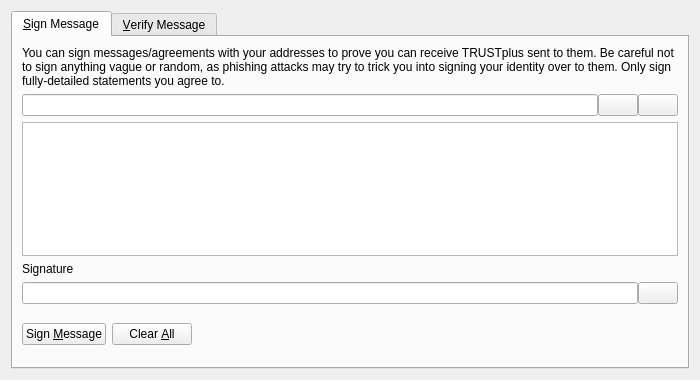
<?xml version="1.0" encoding="UTF-8"?>
<ui version="4.0">
 <class>SignVerifyMessageDialog</class>
 <widget class="QDialog" name="SignVerifyMessageDialog">
  <property name="geometry">
   <rect>
    <x>0</x>
    <y>0</y>
    <width>700</width>
    <height>380</height>
   </rect>
  </property>
  <property name="windowTitle">
   <string>Signatures - Sign / Verify a Message</string>
  </property>
  <property name="modal">
   <bool>true</bool>
  </property>
  <layout class="QVBoxLayout" name="verticalLayout">
   <item>
    <widget class="QTabWidget" name="tabWidget">
     <property name="currentIndex">
      <number>0</number>
     </property>
     <widget class="QWidget" name="tabSignMessage">
      <attribute name="title">
       <string>&amp;Sign Message</string>
      </attribute>
      <layout class="QVBoxLayout" name="verticalLayout_SM">
       <item>
        <widget class="QLabel" name="infoLabel_SM">
         <property name="text">
          <string>You can sign messages/agreements with your addresses to prove you can receive TRUSTplus sent to them. Be careful not to sign anything vague or random, as phishing attacks may try to trick you into signing your identity over to them. Only sign fully-detailed statements you agree to.</string>
         </property>
         <property name="textFormat">
          <enum>Qt::PlainText</enum>
         </property>
         <property name="wordWrap">
          <bool>true</bool>
         </property>
        </widget>
       </item>
       <item>
        <layout class="QHBoxLayout" name="horizontalLayout_1_SM">
         <property name="spacing">
          <number>0</number>
         </property>
         <item>
          <widget class="QValidatedLineEdit" name="addressIn_SM">
           <property name="toolTip">
            <string>The TRUSTplus address to sign the message with</string>
           </property>
          </widget>
         </item>
         <item>
          <widget class="QPushButton" name="addressBookButton_SM">
           <property name="toolTip">
            <string>Choose previously used address</string>
           </property>
           <property name="text">
            <string/>
           </property>
           <property name="shortcut">
            <string>Alt+A</string>
           </property>
           <property name="autoDefault">
            <bool>false</bool>
           </property>
          </widget>
         </item>
         <item>
          <widget class="QPushButton" name="pasteButton_SM">
           <property name="toolTip">
            <string>Paste address from clipboard</string>
           </property>
           <property name="text">
            <string/>
           </property>
           <property name="shortcut">
            <string>Alt+P</string>
           </property>
           <property name="autoDefault">
            <bool>false</bool>
           </property>
          </widget>
         </item>
        </layout>
       </item>
       <item>
        <widget class="QPlainTextEdit" name="messageIn_SM">
         <property name="toolTip">
          <string>Enter the message you want to sign here</string>
         </property>
        </widget>
       </item>
       <item>
        <widget class="QLabel" name="signatureLabel_SM">
         <property name="text">
          <string>Signature</string>
         </property>
         <property name="textFormat">
          <enum>Qt::PlainText</enum>
         </property>
        </widget>
       </item>
       <item>
        <layout class="QHBoxLayout" name="horizontalLayout_2_SM">
         <property name="spacing">
          <number>0</number>
         </property>
         <item>
          <widget class="QLineEdit" name="signatureOut_SM">
           <property name="font">
            <font>
             <italic>true</italic>
            </font>
           </property>
           <property name="readOnly">
            <bool>true</bool>
           </property>
          </widget>
         </item>
         <item>
          <widget class="QPushButton" name="copySignatureButton_SM">
           <property name="toolTip">
            <string>Copy the current signature to the system clipboard</string>
           </property>
           <property name="text">
            <string/>
           </property>
           <property name="autoDefault">
            <bool>false</bool>
           </property>
          </widget>
         </item>
        </layout>
       </item>
       <item>
        <layout class="QHBoxLayout" name="horizontalLayout_3_SM">
         <item>
          <widget class="QPushButton" name="signMessageButton_SM">
           <property name="toolTip">
            <string>Sign the message to prove you own this TRUSTplus address</string>
           </property>
           <property name="text">
            <string>Sign &amp;Message</string>
           </property>
           <property name="autoDefault">
            <bool>false</bool>
           </property>
          </widget>
         </item>
         <item>
          <widget class="QPushButton" name="clearButton_SM">
           <property name="toolTip">
            <string>Reset all sign message fields</string>
           </property>
           <property name="text">
            <string>Clear &amp;All</string>
           </property>
           <property name="autoDefault">
            <bool>false</bool>
           </property>
          </widget>
         </item>
         <item>
          <spacer name="horizontalSpacer_1_SM">
           <property name="orientation">
            <enum>Qt::Horizontal</enum>
           </property>
           <property name="sizeHint" stdset="0">
            <size>
             <width>40</width>
             <height>48</height>
            </size>
           </property>
          </spacer>
         </item>
         <item>
          <widget class="QLabel" name="statusLabel_SM">
           <property name="font">
            <font>
             <weight>75</weight>
             <bold>true</bold>
            </font>
           </property>
           <property name="text">
            <string/>
           </property>
           <property name="wordWrap">
            <bool>true</bool>
           </property>
          </widget>
         </item>
         <item>
          <spacer name="horizontalSpacer_2_SM">
           <property name="orientation">
            <enum>Qt::Horizontal</enum>
           </property>
           <property name="sizeHint" stdset="0">
            <size>
             <width>40</width>
             <height>48</height>
            </size>
           </property>
          </spacer>
         </item>
        </layout>
       </item>
      </layout>
     </widget>
     <widget class="QWidget" name="tabVerifyMessage">
      <attribute name="title">
       <string>&amp;Verify Message</string>
      </attribute>
      <layout class="QVBoxLayout" name="verticalLayout_VM">
       <item>
        <widget class="QLabel" name="infoLabel_VM">
         <property name="text">
          <string>Enter the receiver's address, message (ensure you copy line breaks, spaces, tabs, etc. exactly) and signature below to verify the message. Be careful not to read more into the signature than what is in the signed message itself, to avoid being tricked by a man-in-the-middle attack. Note that this only proves the signing party receives with the address, it cannot prove sendership of any transaction!</string>
         </property>
         <property name="textFormat">
          <enum>Qt::PlainText</enum>
         </property>
         <property name="alignment">
          <set>Qt::AlignLeading|Qt::AlignLeft|Qt::AlignTop</set>
         </property>
         <property name="wordWrap">
          <bool>true</bool>
         </property>
        </widget>
       </item>
       <item>
        <layout class="QHBoxLayout" name="horizontalLayout_1_VM">
         <property name="spacing">
          <number>0</number>
         </property>
         <item>
          <widget class="QValidatedLineEdit" name="addressIn_VM">
           <property name="toolTip">
            <string>The TRUSTplus address the message was signed with</string>
           </property>
          </widget>
         </item>
         <item>
          <widget class="QPushButton" name="addressBookButton_VM">
           <property name="toolTip">
            <string>Choose previously used address</string>
           </property>
           <property name="text">
            <string/>
           </property>
           <property name="shortcut">
            <string>Alt+A</string>
           </property>
           <property name="autoDefault">
            <bool>false</bool>
           </property>
          </widget>
         </item>
        </layout>
       </item>
       <item>
        <widget class="QPlainTextEdit" name="messageIn_VM"/>
       </item>
       <item>
        <widget class="QValidatedLineEdit" name="signatureIn_VM"/>
       </item>
       <item>
        <layout class="QHBoxLayout" name="horizontalLayout_2_VM">
         <item>
          <widget class="QPushButton" name="verifyMessageButton_VM">
           <property name="toolTip">
            <string>Verify the message to ensure it was signed with the specified TRUSTplus address</string>
           </property>
           <property name="text">
            <string>Verify &amp;Message</string>
           </property>
           <property name="autoDefault">
            <bool>false</bool>
           </property>
          </widget>
         </item>
         <item>
          <widget class="QPushButton" name="clearButton_VM">
           <property name="toolTip">
            <string>Reset all verify message fields</string>
           </property>
           <property name="text">
            <string>Clear &amp;All</string>
           </property>
           <property name="autoDefault">
            <bool>false</bool>
           </property>
          </widget>
         </item>
         <item>
          <spacer name="horizontalSpacer_1_VM">
           <property name="orientation">
            <enum>Qt::Horizontal</enum>
           </property>
           <property name="sizeHint" stdset="0">
            <size>
             <width>40</width>
             <height>48</height>
            </size>
           </property>
          </spacer>
         </item>
         <item>
          <widget class="QLabel" name="statusLabel_VM">
           <property name="font">
            <font>
             <weight>75</weight>
             <bold>true</bold>
            </font>
           </property>
           <property name="text">
            <string/>
           </property>
           <property name="wordWrap">
            <bool>true</bool>
           </property>
          </widget>
         </item>
         <item>
          <spacer name="horizontalSpacer_2_VM">
           <property name="orientation">
            <enum>Qt::Horizontal</enum>
           </property>
           <property name="sizeHint" stdset="0">
            <size>
             <width>40</width>
             <height>48</height>
            </size>
           </property>
          </spacer>
         </item>
        </layout>
       </item>
      </layout>
     </widget>
    </widget>
   </item>
  </layout>
 </widget>
 <customwidgets>
  <customwidget>
   <class>QValidatedLineEdit</class>
   <extends>QLineEdit</extends>
   <header>qvalidatedlineedit.h</header>
  </customwidget>
 </customwidgets>
 <resources>
  <include location="../trustplus.qrc"/>
 </resources>
 <connections/>
</ui>
